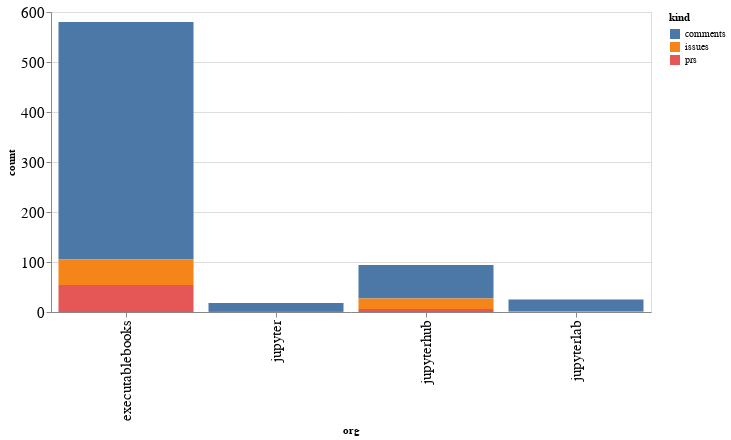

Notebook source saved alongside this figure:
### Code cell
alt.Chart(org_summaries, width=600).mark_bar().encode(
    x='org',
    y='count',
    color='kind',
    tooltip="org"
)

### Figure 1 — Vega-Lite specification as saved in the notebook (floating-point values rounded to 4 significant figures)
{"config": {"axisLeft": {"labelFontSize": 15}, "axisBottom": {"labelFontSize": 15}}, "data": {"name": "data-7c99e69167e4501bd31765bbf00ff7d9"}, "mark": "bar", "encoding": {"color": {"type": "nominal", "field": "kind"}, "tooltip": {"type": "nominal", "field": "org"}, "x": {"type": "nominal", "field": "org"}, "y": {"type": "quantitative", "field": "count"}}, "width": 600, "$schema": "https://vega.github.io/schema/vega-lite/v4.8.1.json", "datasets": {"data-7c99e69167e4501bd31765bbf00ff7d9": [{"org": "executablebooks", "kind": "comments", "count": 475}, {"org": "executablebooks", "kind": "issues", "count": 51}, {"org": "executablebooks", "kind": "prs", "count": 54}, {"org": "jupyter", "kind": "comments", "count": 16}, {"org": "jupyter", "kind": "prs", "count": 2}, {"org": "jupyterhub", "kind": "comments", "count": 67}, {"org": "jupyterhub", "kind": "issues", "count": 21}, {"org": "jupyterhub", "kind": "prs", "count": 6}, {"org": "jupyterlab", "kind": "comments", "count": 24}, {"org": "jupyterlab", "kind": "issues", "count": 1}]}}
